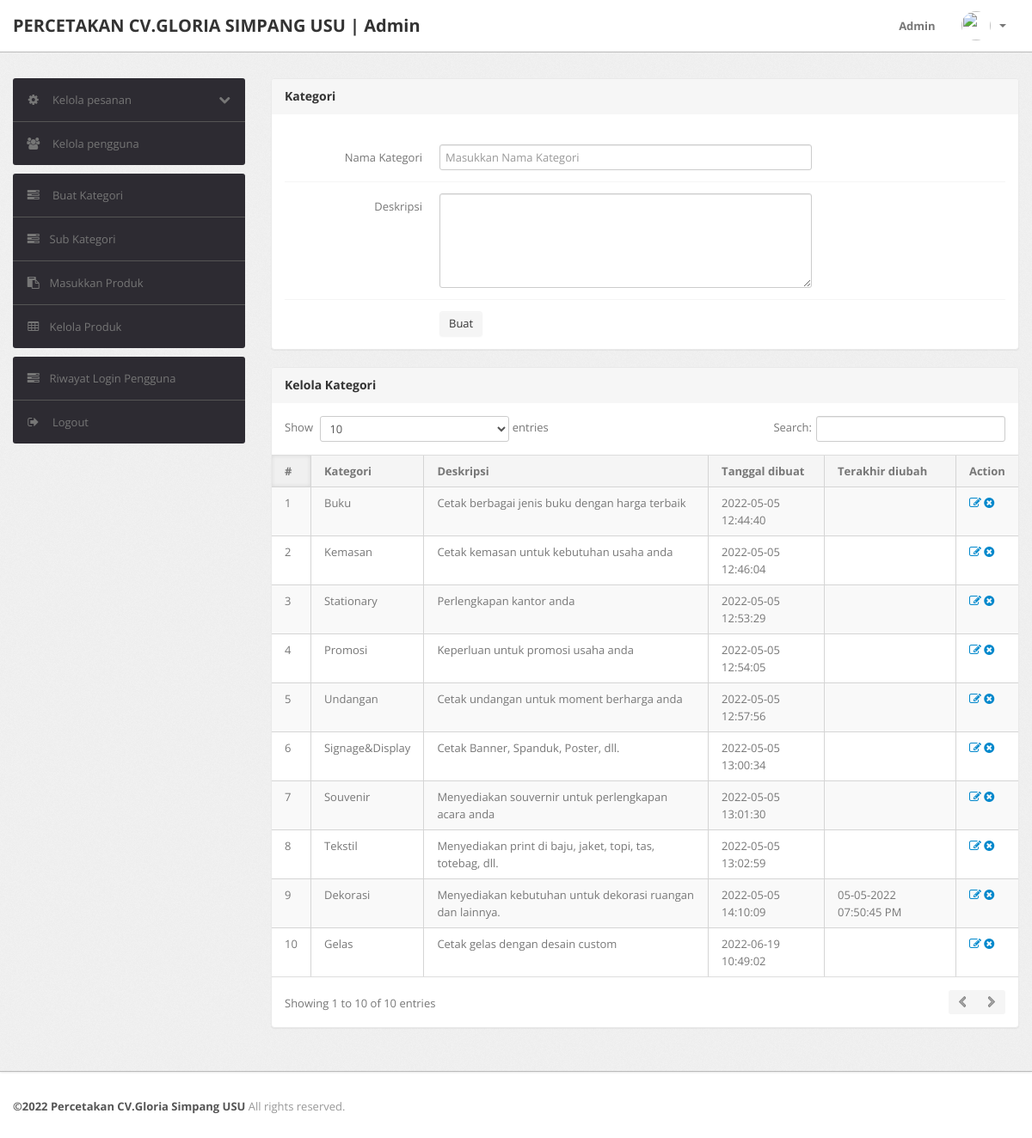
/percetakan/admin/category.php (signed in), run on the app's committed database.
### tables this page shows
CREATE TABLE `category` (
  `id` int(11) NOT NULL,
  `categoryName` varchar(255) DEFAULT NULL,
  `categoryDescription` longtext DEFAULT NULL,
  `creationDate` timestamp NOT NULL DEFAULT current_timestamp(),
  `updationDate` varchar(255) DEFAULT NULL
);

### percetakan/admin/category.php (the view, shortened to what this page needs)
<?php
include('include/config.php');
if(strlen($_SESSION['alogin'])==0)
	{
header('location:index.php');
}
else{
?>
<!DOCTYPE html>
<html lang="en">
<head>
	<link type="text/css" href="bootstrap/css/bootstrap.min.css" rel="stylesheet">
	<link type="text/css" href="bootstrap/css/bootstrap-responsive.min.css" rel="stylesheet">
	<link type="text/css" href="css/theme.css" rel="stylesheet">
	<link type="text/css" href="images/icons/css/font-awesome.css" rel="stylesheet">
</head>
<body>
<?php include('include/header.php');?>
	<div class="wrapper">
		<div class="container">
			<div class="row">
<?php include('include/sidebar.php');?>
			<div class="span9">
					<div class="content">
						<div class="module">
							<div class="module-head">
								<h3>Kategori</h3>
							</div>
							<div class="module-body">
									<br />
			<form class="form-horizontal row-fluid" name="Category" method="post" >
<div class="control-group">
<label class="control-label" for="basicinput">Nama Kategori</label>
<div class="controls">
<input type="text" placeholder="Masukkan Nama Kategori"  name="category" class="span8 tip" required>
</div>
</div>
	<div class="control-group">
			<label class="control-label" for="basicinput">Deskripsi</label>
				<div class="controls">
					<textarea class="span8" name="description" rows="5"></textarea>
				</div>
		</div>
	<div class="control-group">
											<div class="controls">
												<button type="submit" name="submit" class="btn">Buat</button>
											</div>
										</div>
									</form>
							</div>
						</div>
	<div class="module">
							<div class="module-head">
								<h3>Kelola Kategori</h3>
							</div>
							<div class="module-body table">
								<table cellpadding="0" cellspacing="0" border="0" class="datatable-1 table table-bordered table-striped	 display" width="100%">
									<thead>
										<tr>
											<th>#</th>
											<th>Kategori</th>
											<th>Deskripsi</th>
											<th>Tanggal dibuat</th>
											<th>Terakhir diubah</th>
											<th>Action</th>
										</tr>
									</thead>
									<tbody>
<?php $query=mysqli_query($con,"select * from category");
$cnt=1;
while($row=mysqli_fetch_array($query))
{
?>
										<tr>
											<td><?php echo htmlentities($cnt);?></td>
											<td><?php echo htmlentities($row['categoryName']);?></td>
											<td><?php echo htmlentities($row['categoryDescription']);?></td>
											<td> <?php echo htmlentities($row['creationDate']);?></td>
											<td><?php echo htmlentities($row['updationDate']);?></td>
											<td>
											<a href="edit-category.php?id=<?php echo $row['id']?>" ><i class="icon-edit"></i></a>
											<a href="category.php?id=<?php echo $row['id']?>&del=delete" onClick="return confirm('Are you sure you want to delete?')"><i class="icon-remove-sign"></i></a></td>
										</tr>
										<?php $cnt=$cnt+1; } ?>
								</table>
							</div>
						</div>
					</div>
				</div>
			</div>
		</div>
	</div>
<?php include('include/footer.php');?>
</body>
<?php } ?>

### percetakan/admin/include/header.php (shortened to what this page needs)
<div class="navbar navbar-fixed-top">
		<div class="navbar-inner">
			<div class="container">
			  	<a class="brand" href="index.html">
			  		PERCETAKAN CV.GLORIA SIMPANG USU | Admin
			  	</a>
				<div class="nav-collapse collapse navbar-inverse-collapse">
					<ul class="nav pull-right">
						<li><a href="#">
							Admin
						</a></li>
						<li class="nav-user dropdown">
							<a href="#" class="dropdown-toggle" data-toggle="dropdown">
								<img src="images/admin.jpg" class="nav-avatar" />
								<b class="caret"></b>
							</a>
						</li>
					</ul>
				</div>
			</div>
		</div>
	</div>

### percetakan/admin/include/sidebar.php (shortened to what this page needs)
<div class="span3">
					<div class="sidebar">
<ul class="widget widget-menu unstyled">
							<li>
								<a class="collapsed" data-toggle="collapse" href="#togglePages">
									<i class="menu-icon icon-cog"></i>
									<i class="icon-chevron-down pull-right"></i><i class="icon-chevron-up pull-right"></i>
									Kelola pesanan
								</a>
							</li>
							<li>
								<a href="manage-users.php">
									<i class="menu-icon icon-group"></i>
									Kelola pengguna
								</a>
							</li>
						</ul>
						<ul class="widget widget-menu unstyled">
                                <li><a href="category.php"><i class="menu-icon icon-tasks"></i> Buat Kategori </a></li>
                                <li><a href="subcategory.php"><i class="menu-icon icon-tasks"></i>Sub Kategori </a></li>
                                <li><a href="insert-product.php"><i class="menu-icon icon-paste"></i>Masukkan Produk </a></li>
                                <li><a href="manage-products.php"><i class="menu-icon icon-table"></i>Kelola Produk </a></li>
                            </ul>
						<ul class="widget widget-menu unstyled">
							<li><a href="user-logs.php"><i class="menu-icon icon-tasks"></i>Riwayat Login Pengguna </a></li>
							<li>
								<a href="logout.php">
									<i class="menu-icon icon-signout"></i>
									Logout
								</a>
							</li>
						</ul>
					</div>
				</div>

### percetakan/admin/include/footer.php
<div class="footer">
	<div class="container">
		<b class="copyright">&copy;2022 Percetakan CV.Gloria Simpang USU</b> All rights reserved.
	</div>
</div>

### data on the page
category: categoryName "Buku", categoryDescription "Cetak berbagai jenis buku dengan harga terbaik", creationDate "2022-05-05 12:44:40"
category: categoryName "Kemasan", categoryDescription "Cetak kemasan untuk kebutuhan usaha anda", creationDate "2022-05-05 12:46:04"
category: categoryName "Stationary", categoryDescription "Perlengkapan kantor anda", creationDate "2022-05-05 12:53:29"
category: categoryName "Promosi", categoryDescription "Keperluan untuk promosi usaha anda", creationDate "2022-05-05 12:54:05"
category: categoryName "Undangan", categoryDescription "Cetak undangan untuk moment berharga anda", creationDate "2022-05-05 12:57:56"
category: categoryName "Signage&Display", categoryDescription "Cetak Banner, Spanduk, Poster, dll.", creationDate "2022-05-05 13:00:34"
category: categoryName "Souvenir", categoryDescription "Menyediakan souvernir untuk perlengkapan acara anda", creationDate "2022-05-05 13:01:30"
category: categoryName "Tekstil", categoryDescription "Menyediakan print di baju, jaket, topi, tas, totebag, dll.", creationDate "2022-05-05 13:02:59"
category: categoryName "Dekorasi", categoryDescription "Menyediakan kebutuhan untuk dekorasi ruangan dan lainnya.", creationDate "2022-05-05 14:10:09", updationDate "05-05-2022 07:50:45 PM"
category: categoryName "Gelas", categoryDescription "Cetak gelas dengan desain custom", creationDate "2022-06-19 10:49:02"
